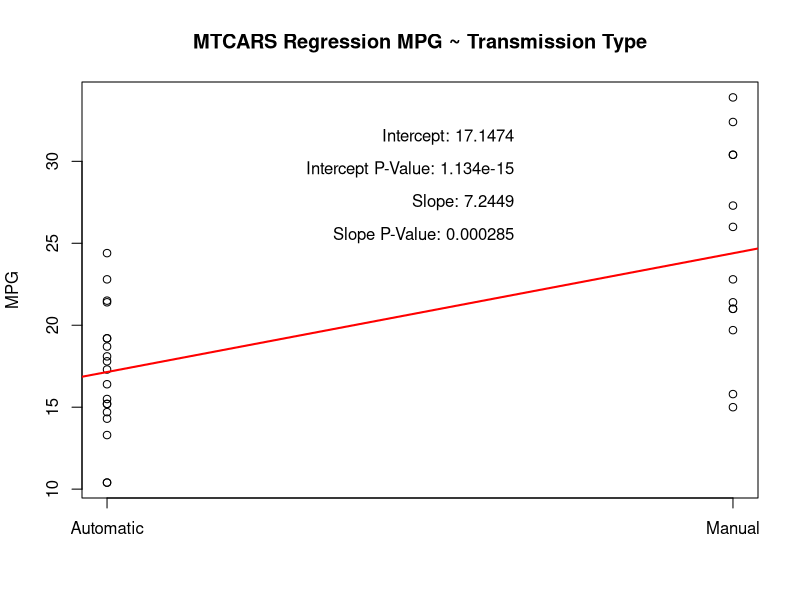

Write R code to recreate this figure.
## ---- chunk 1
    # Load libraries
    library(datasets)
    
    # Read 'mtcars' dataset
    dat <- mtcars
    
    # Fit linear model for mpg ~ am
    fit <- lm(mpg ~ am, dat)
    fitCoef <- summary(fit)$coefficients
    fitText <- c(paste("Intercept:", round(fitCoef[1, 1], digits = 4)),
                 paste("Intercept P-Value:", signif(fitCoef[1, 4], digits = 4)),
                 paste("Slope:", round(fitCoef[2, 1], digits = 4)),
                 paste("Slope P-Value:", signif(fitCoef[2, 4], digits = 4)))
    
    # Scatter plot mpg ~ am
    # Adds line for 'fit'
    plot(mpg ~ am, dat, xlab = "", ylab = "MPG", xaxt = "n")
    abline(fit, col = "red", lwd = 2)
    text(x = 0.65, y = seq(from = 32, to = 26, by = -2), adj = c(1, 1), labels = fitText)
    axis(1, c(0, 1), c("Automatic", "Manual"))
    title("MTCARS Regression MPG ~ Transmission Type")
